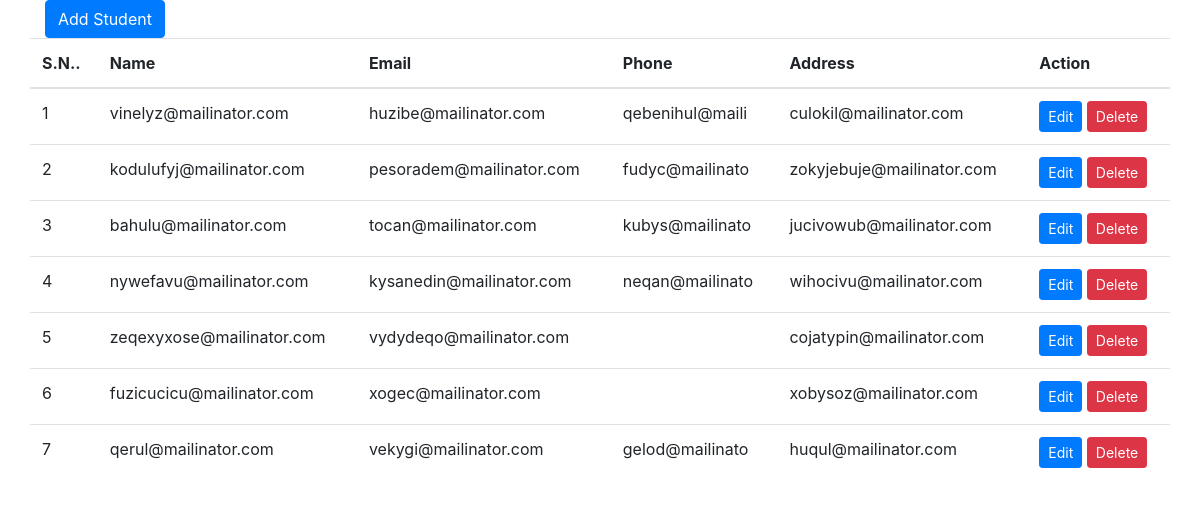
/testproject/managestudent.php, run on the app's committed database.
### tables this page shows
CREATE TABLE IF NOT EXISTS `students` (
  `id` int(11) NOT NULL AUTO_INCREMENT,
  `name` varchar(200) NOT NULL,
  `email` varchar(200) NOT NULL,
  `Phone` varchar(15) NOT NULL,
  `address` varchar(200) NOT NULL,
  `status` int(11) NOT NULL,
  PRIMARY KEY (`id`)
);

### testproject/managestudent.php (the view, shortened to what this page needs)
<?php require('connection/config.php'); ?>
<!doctype html>
<html lang="en">
  <head>
    <link rel="stylesheet" href="https://stackpath.bootstrapcdn.com/bootstrap/4.3.1/css/bootstrap.min.css">
  </head>
  <body>
    <div class="container">
        <a name="" id="" class="btn btn-primary" href="addstudent.php" role="button">Add Student</a>
        <div class="row">
            <table class="table">
                <thead>
                    <tr>
                        <th>S.N..</th>
                        <th>Name</th>
                        <th>Email</th>
                        <th>Phone</th>
                        <th>Address</th>
                        <th>Action</th>
                    </tr>
                </thead>
                <tbody>
                    <?php
                    $query ="SELECT * FROM students";
                    $result = mysqli_query($conn,$query);
                    $i = 0;
                    while($data=mysqli_fetch_array($result))
                    {
                        $i++;
                        ?>
                            <tr>
                                <td><?php echo $i; ?></td>
                                <td><?php echo $data['name']; ?></td>
                                <td><?php echo $data['email']; ?></td>
                                <td><?php echo $data['Phone']; ?></td>
                                <td><?php echo $data['address']; ?></td>
                                <td>
                                    <a name="" id="" class="btn btn-primary btn-sm" href="editstudent.php?id=<?php echo $data['id']; ?>" role="button">Edit</a>
                                    <a name="" id="" class="btn btn-danger btn-sm" href="deletestudent.php?id=<?php echo $data['id']; ?>" role="button">Delete</a>
                                </td>
                            </tr>
                        <?php
                    }
                    ?>
                </tbody>
            </table>
        </div>
    </div>
  </body>
</html>

### data on the page
students: name "vinelyz@mailinator.com", email "huzibe@mailinator.com", Phone "qebenihul@maili", address "culokil@mailinator.com"
students: name "kodulufyj@mailinator.com", email "pesoradem@mailinator.com", Phone "fudyc@mailinato", address "zokyjebuje@mailinator.com"
students: name "bahulu@mailinator.com", email "tocan@mailinator.com", Phone "kubys@mailinato", address "jucivowub@mailinator.com"
students: name "nywefavu@mailinator.com", email "kysanedin@mailinator.com", Phone "neqan@mailinato", address "wihocivu@mailinator.com"
students: name "zeqexyxose@mailinator.com", email "vydydeqo@mailinator.com", address "cojatypin@mailinator.com"
students: name "fuzicucicu@mailinator.com", email "xogec@mailinator.com", address "xobysoz@mailinator.com"
students: name "qerul@mailinator.com", email "vekygi@mailinator.com", Phone "gelod@mailinato", address "huqul@mailinator.com"
